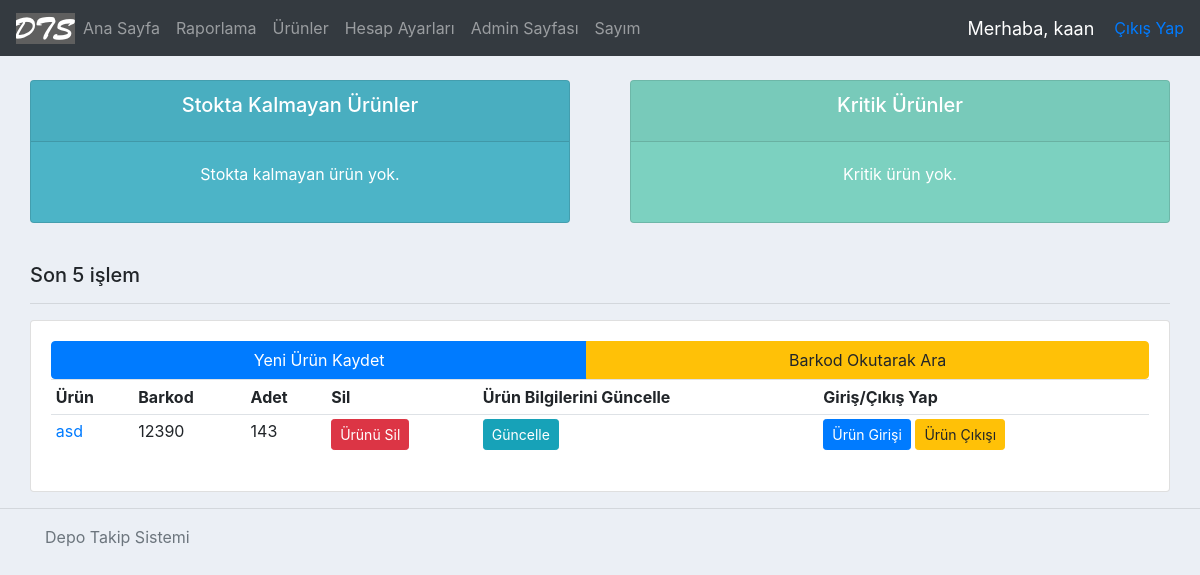
The page / (signed in) on the database as committed earlier.
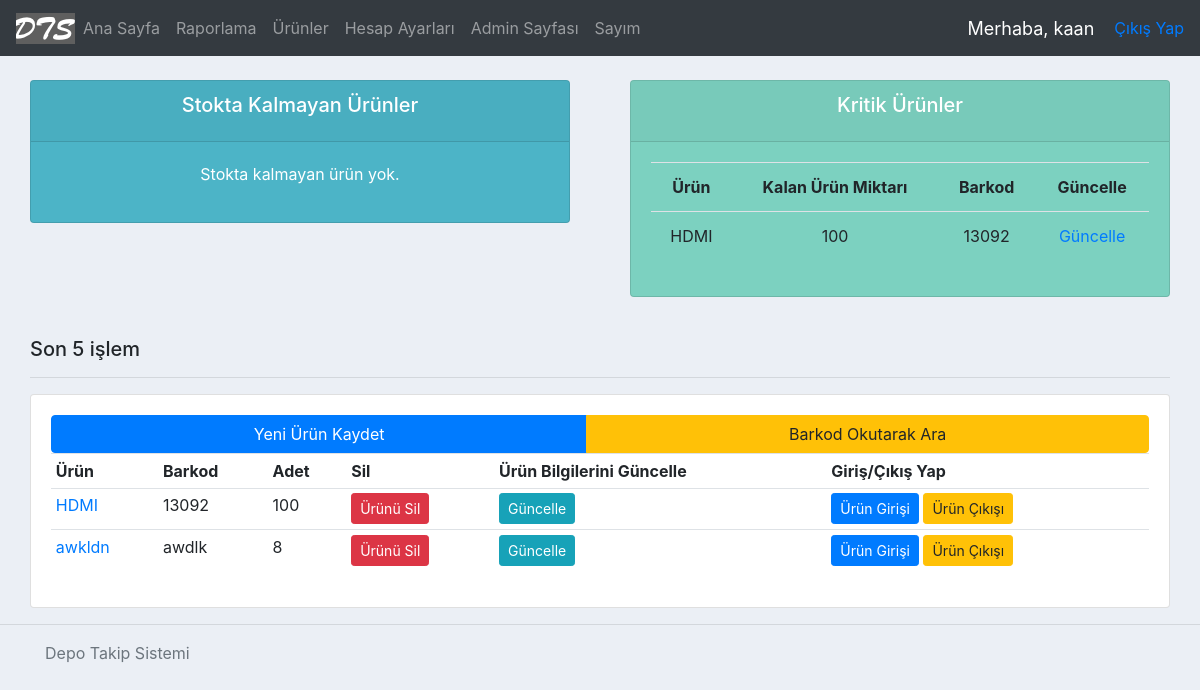
The same page on the database as committed later.
### accounts/models.py (models this page shows, shortened)
class Product(models.Model):
    name = models.CharField(max_length=200)
    barcode = models.CharField(max_length=48)
    code = models.CharField(max_length=255)
    criticalStock = models.BooleanField(default=False) #kritik stok
    criticalStockAmt = models.IntegerField(null=True, blank=True)
    photo = models.ImageField(blank=True, null=True)
    regDate = models.DateTimeField( auto_now_add=True, null=True ) #ürünün kayıt edildiği tarih
    amount = models.IntegerField(blank=True, null=True) #ürünün adeti
    category = models.CharField(max_length=200) #ürünün kategorisi
    brand = models.CharField(max_length = 200) #ürünün markası
    model = models.CharField(max_length = 200, blank=True, null=True)
    description = models.CharField(max_length = 400, blank=True, null=True) #açıklama
    history = HistoricalRecords(
        history_change_reason_field=models.TextField(null=True, max_length=255)
    )

### accounts/views.py (the view)
# urls.py: 2. Add a URL to urlpatterns:  path('', views.home, name='home')
@login_required(login_url='login')
def home(request):
    products = Product.objects.all()
    invoices = Invoice.objects.all()
    criticalProducts = []
    outOfStock = []
    for product in products:
        if product.criticalStock and product.criticalStockAmt != None and product.amount <= product.criticalStockAmt:
            criticalProducts.append(product)
        if product.amount == 0:
            outOfStock.append(product)
    start = 5
    if products.count() <= 5:
        start = 0
    else:
        start = products.count() - 5
    context = { 'products': products[ start :], 'invoices': invoices, 'sum': sum,
                'criticalProducts': criticalProducts, 'outOfStock' : outOfStock }
    return render( request, 'accounts/dashboard.html',  context )

### accounts/templates/accounts/dashboard.html
{%  extends 'accounts/main.html' %}
{% block content %}
{%  include 'accounts/status.html' %}
<br>
	<div class="col-md">
		<h5>Son 5 işlem</h5>
		<hr>
		<div class="card card-body">
			<div class="btn-group" role="group" aria-label="Basic example">
				<a class="btn btn-primary" href="{% url 'addProduct' %}">Yeni Ürün Kaydet</a>
				<a class="btn btn-warning" href="{% url 'barcode_view' %}">Barkod Okutarak Ara</a>
			</div>
			<table class="table table-sm">
				<tr>
					<th>Ürün</th>
					<th>Barkod</th>
					<th>Adet</th>
					<th>Sil</th>
					<th>Ürün Bilgilerini Güncelle</th>
					<th>Giriş/Çıkış Yap</th>
				</tr>
				{% for product in products %}
				<tr>
					<td>
						<a href="{% url 'productPage' product.id %}">{{ product.name }}</a>
					</td>
					<td>{{product.barcode}}</td>
					<td>{{product.amount}}</td>
					<td><a class="btn btn-sm btn-danger" href="{% url 'deleteProduct' product.id %}">Ürünü Sil</a></td>
					<td><a class="btn btn-sm btn-info" href="{% url 'updateProduct' product.id %}">Güncelle</a></td>
					<td>
						<a class="btn btn-sm btn-primary" href="{% url 'productEntry' product.id 1 %}">Ürün Girişi</a>
						<a class="btn btn-sm btn-warning" href="{% url 'productEntry' product.id 0 %}">Ürün Çıkışı</a>
					</td>
				</tr>
				{% endfor %}
			</table>
		</div>
	</div>
</div>
{% endblock %}

### accounts/templates/accounts/status.html (shortened to what this page needs)
<br>
<div class="row">
	<div class="col">
		<div class="col-md">
			<div class="card text-center text-white  mb-3" id="notInStock">
			  	<div class="card-header">
			  		<h5 class="card-title">Stokta Kalmayan Ürünler</h5>
			  	</div>
				<div class="card-body">
					{% if outOfStock|length == 0 %}
					<p>Stokta kalmayan ürün yok.</p>
					{% endif %}
			  	</div>
			</div>
		</div>
	</div>
	<div class="col">
		<div class="col-md">
			<div class="card text-center text-white  mb-3" id="criticalTable">
			  	<div class="card-header">
			  		<h5 class="card-title">Kritik Ürünler</h5>
			  	</div>
			  	<div class="card-body">
					{% if criticalProducts|length == 0 %}
					<p>Kritik ürün yok.</p>
					{% else %}
			    	<table class="card-table table">
						<tr>
							<th>Ürün</th>
							<th>Kalan Ürün Miktarı</th>
							<th>Barkod</th>
							<th>Güncelle</th>
						</tr>
						{% for criticalProduct in criticalProducts %}
						<tr>
							<td>{{criticalProduct.name}}</td>
							<td>{{criticalProduct.amount}}</td>
							<td>{{criticalProduct.barcode}}</td>
							<td><a href="{% url 'updateProduct' criticalProduct.id %}">Güncelle</a></td>
						</tr>
						{% endfor %}
					</table>
					{% endif %}
			  	</div>
			</div>
		</div>
	</div>
</div>

Rows that differ between the two databases and show on the page:
removed Product: name "asd", barcode "12390", amount "143", shown under "Son 5 işlem"
added Product: name "HDMI", amount "100", barcode "13092"
added Product: name "awkldn", barcode "awdlk", amount "8", shown under "Son 5 işlem"
Other text that changed with them:
text no longer shown: "Kritik ürün yok."
text now shown: "Ürün Kalan Ürün Miktarı Barkod Güncelle"
